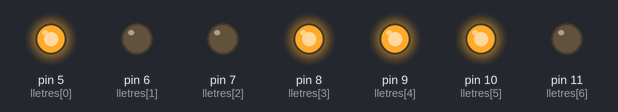
Simulated run of this sketch. Board: Arduino Uno, built with avr-gcc and run on an emulated ATmega328P. Parts: output pins drawn as LEDs (lit = HIGH).

Above: at 0.5 s.
At 1.5 s:
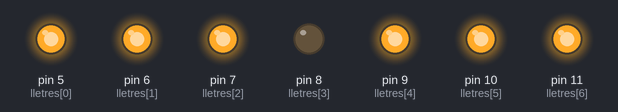
At 2.5 s:
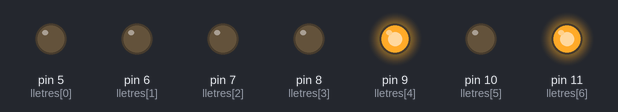
At 3.5 s:
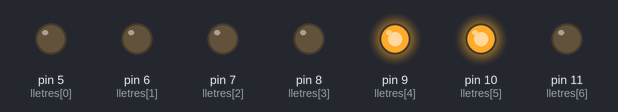
At 4.5 s:
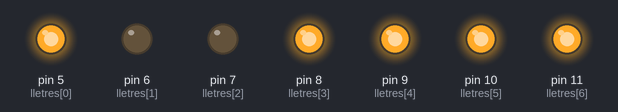
At 5.5 s:
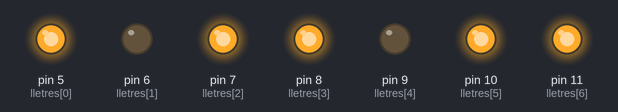
Timing chart, 0 to 7.8 s (numbered marks = the images above):
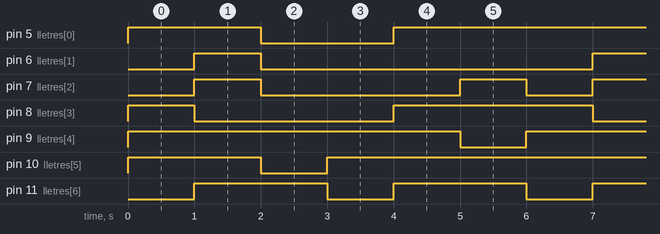

The sketch:

display.ino
```cpp
//********** INCLUDE **************************************************************

//********** VARIABLES ************************************************************
byte lletres[7] = {5,6,7,8,9,10,11};
byte c[7] = {1,0,0,1,1,1,0};
byte a[7] = {1,1,1,0,1,1,1};
byte r[7] = {0,0,0,0,1,0,1};
byte l[7] = {0,0,0,0,1,1,0};
byte e[7] = {1,0,0,1,1,1,1};
byte s[7] = {1,0,1,1,0,1,1};

int t = 1000;

//********** SETUP ****************************************************************
void setup() {                // S'executa un sol cop
for (int i = 0;i<7;i++)
{
  pinMode(lletres[i],OUTPUT);
}
}

//********** LOOP *****************************************************************
void loop() {                // S'executa repetidament
for (int i = 0;i<7;i++)
{
  digitalWrite(lletres[i],c[i]);
}
 delay (t);
for (int i = 0;i<7;i++)
{
  digitalWrite(lletres[i],a[i]);
}
 delay (t);
for (int i = 0;i<7;i++)
{
  digitalWrite(lletres[i],r[i]);
}
 delay (t);
for (int i = 0;i<7;i++)
{
  digitalWrite(lletres[i],l[i]);
}
 delay (t);
for (int i = 0;i<7;i++)
{
  digitalWrite(lletres[i],e[i]);
}
 delay (t);
for (int i = 0;i<7;i++)
{
  digitalWrite(lletres[i],s[i]);
}
 delay (t);
}

//********** FUNCIONS *************************************************************
```

Measured:
- by itself, pin 5 (lletres[0]): repeats every 6.0 s: LOW 2.0 s, HIGH 4.0 s
- by itself, pin 6 (lletres[1]): alternates HIGH for 1.0 s and LOW for 5.0 s
- by itself, pin 7 (lletres[2]): repeats every 6.0 s: LOW 3.0 s, HIGH 1.0 s, LOW 1.0 s, HIGH 1.0 s
- by itself, pin 8 (lletres[3]): repeats every 6.0 s: LOW 3.0 s, HIGH 3.0 s
- by itself, pin 9 (lletres[4]): alternates HIGH for 5.0 s and LOW for 1.0 s
- by itself, pin 10 (lletres[5]): repeats every 6.0 s: LOW 1.0 s, HIGH 5.0 s
- by itself, pin 11 (lletres[6]): alternates HIGH for 2.0 s and LOW for 1.0 s
